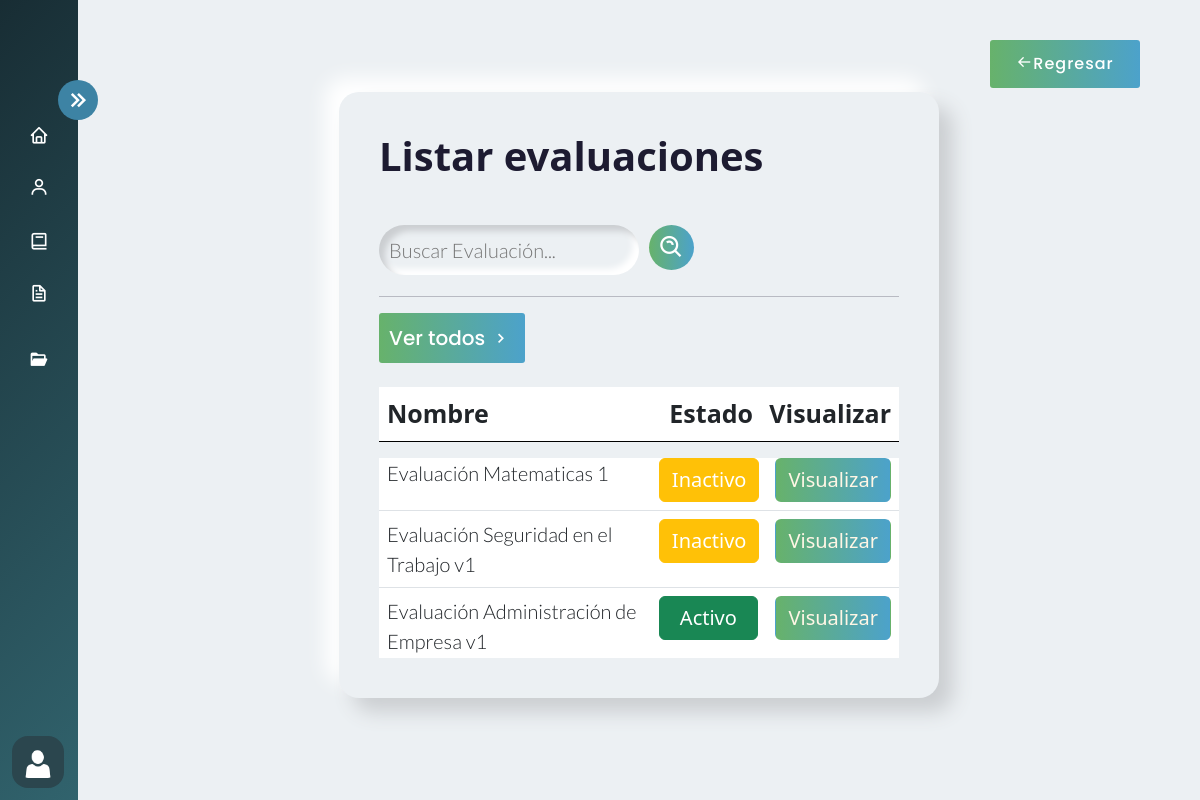
The page /filtrar_evaluacion/ (signed in) on the database as committed earlier.
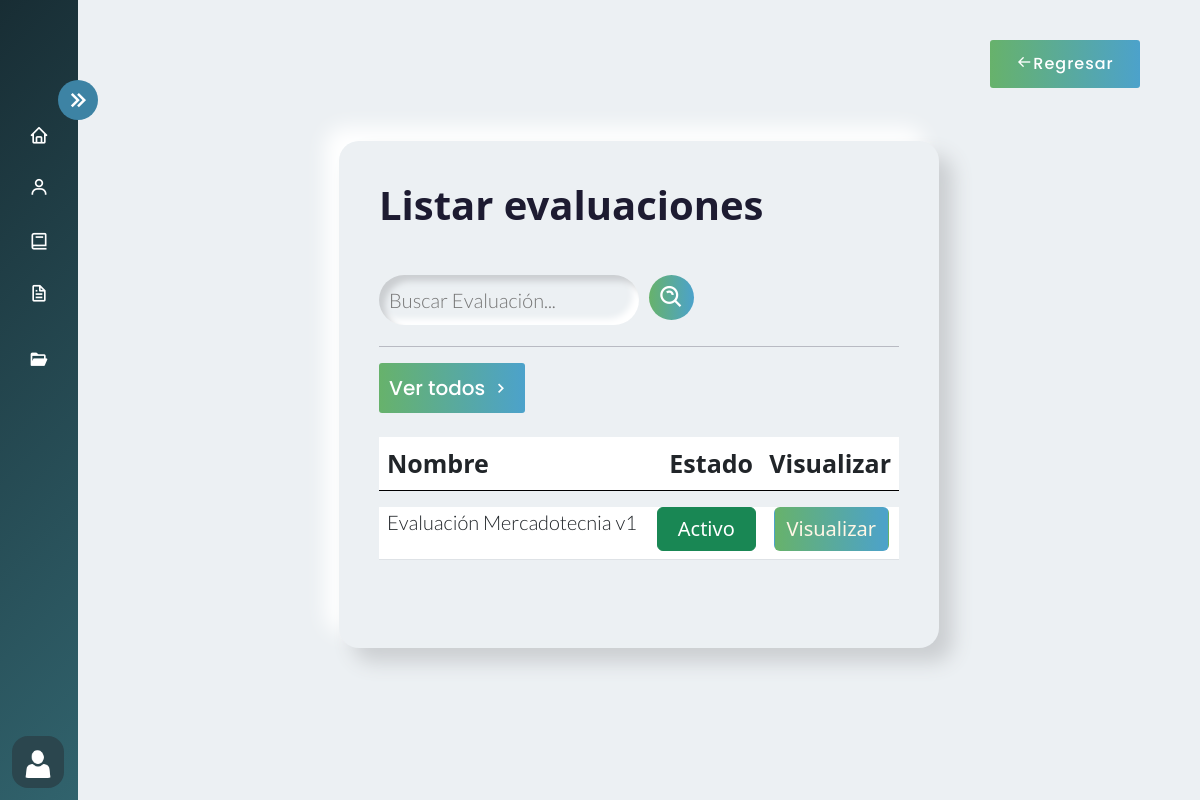
The same page on the database as committed later.
### AppCursos/models.py (models this page shows, shortened)
class Evaluaciones(models.Model):
     nombre_evaluacion=models.CharField(max_length=100)
     numero_intentos = models.IntegerField(default=2)
     descripcion_evaluacion = models.CharField(max_length=300, null=True,blank=True)
     instrucciones_evaluacion = models.TextField(max_length=300, null=True,blank=True)
     duracion_evaluacion_admin = models.IntegerField(default=30)
     finalizada = models.BooleanField(default=False)
     id_modulo= models.ForeignKey(Modulos, on_delete=models.CASCADE,null=False)
     class Meta:
          verbose_name_plural = 'Evaluaciones'

### AppCursos/views.py (the view)
# urls.py: path('filtrar_evaluacion/', login_required(user_passes_test(views.valida_administrativos, login_url='/acceso_denegado/')(views.filtrar_evaluaciones)), name="filtrar_evaluacion"),
def filtrar_evaluaciones(request):
    filtro_e = Evaluaciones.objects.filter(nombre_evaluacion__contains=request.GET.get('search',''))
    context = {'filtro_e':filtro_e}
    return render(request, 'Evaluaciones/listar_evaluaciones.html', {'listare': filtro_e})

### AppCursos/context_processors.py (called while the page is built)
def group_name(request):
    group_name = None
    if request.user.is_authenticated:
        group = Group.objects.filter(user=request.user).first()
        if group:
            group_name = group.name
    return {'group_name': group_name}

### AppCursos/views.py (called while the page is built)
def valida_administrativos(user):
    return user.groups.filter(name='administrativos').exists()

### Templates/Evaluaciones/listar_evaluaciones.html (shortened to what this page needs)
    {% extends 'Layout/Base.html' %}
    {% load static %}
    {% block content %}
    <link rel="stylesheet" href="{% static 'Css/Curso.css' %}">
    <div class="home_content">
        <div class="text">
            <div id="contenedor"  class="container-fluid">
                    <h1> Listar evaluaciones </h1>
                <br>
                <form class="search" action="{% url 'filtrar_evaluacion' %}" method="GET">
                    <input type="text" class="search-bar" name="search" placeholder="Buscar Evaluación...">
                    <button class="search-icon"> <i class='bx bx-search-alt'
                        style="font-size:27px; "></i></button> <br>
                    </form>
                        <hr>
                        <a href="{% url 'listar_evaluacion' %}">
                            <button class="ver_todos">
                                <span>Ver todos</span>
                                <i class='bx bx-chevron-right'></i>
                            </button>
                        </a>
                        <table class="table table-hover mt-4 ">
                            <thead>
                                <tr  id="cabecera">
                                    <th  style="width: 355px;" scope="col" >Nombre</th>
                                    <th  style="width: 100px;" scope="col" id="estado">Estado</th>
                                    <th   style="width: 100px;" scope="col" id="visualizar">Visualizar</th>
                                </tr>
                            </thead>
                        </table>
                        <div class="table-responsive ">
                            <table class="table table-hover mt-4 table-2">
                            <tbody class=" overflow-hidden">
                        {% for evaluacion in listare %}
                        <tr>
                            <td id="nombre">{{ evaluacion.nombre_evaluacion }}</td>
                            {% if evaluacion.finalizada %}
                            <td  id="estado"><button type="button" class="btn btn-success text-white activo">Activo</button></td>
                            {% else %}
                            <td  id="estado"><button type="button" class="btn btn-warning text-white inactivo">Inactivo</button></td>
                            {% endif %}
                            <td  id="visualizar">
                                <a href="{% url 'ver_evaluacion_detalle' evaluacion.id %}">
                                    <button type="button" class="btn visualizar">Visualizar</button>
                                </a>
                            </td>
                        </tr>
                        {% endfor %}
                    </tbody>
                </table>
            </div>
        </div>
    </div>
        <a href="{% url 'evaluacion' %}">
            <button class="back">
                <div class="icon">
                    <i class='bx bx-arrow-back'></i>
                </div>
                <span>
                    Regresar
                </span>
            </button>
        </a>
    </div>
    {% endblock %}

Rows that differ between the two databases and show on the page:
removed Evaluaciones: nombre_evaluacion "Evaluación Matematicas 1", finalizada "Inactivo"
removed Evaluaciones: nombre_evaluacion "Evaluación Seguridad en el Trabajo v1", finalizada "Inactivo"
removed Evaluaciones: nombre_evaluacion "Evaluación Administración de Empresa v1", finalizada "Activo"
now on this page (row unchanged): Evaluaciones: nombre_evaluacion "Evaluación Mercadotecnia v1", finalizada "Activo"
